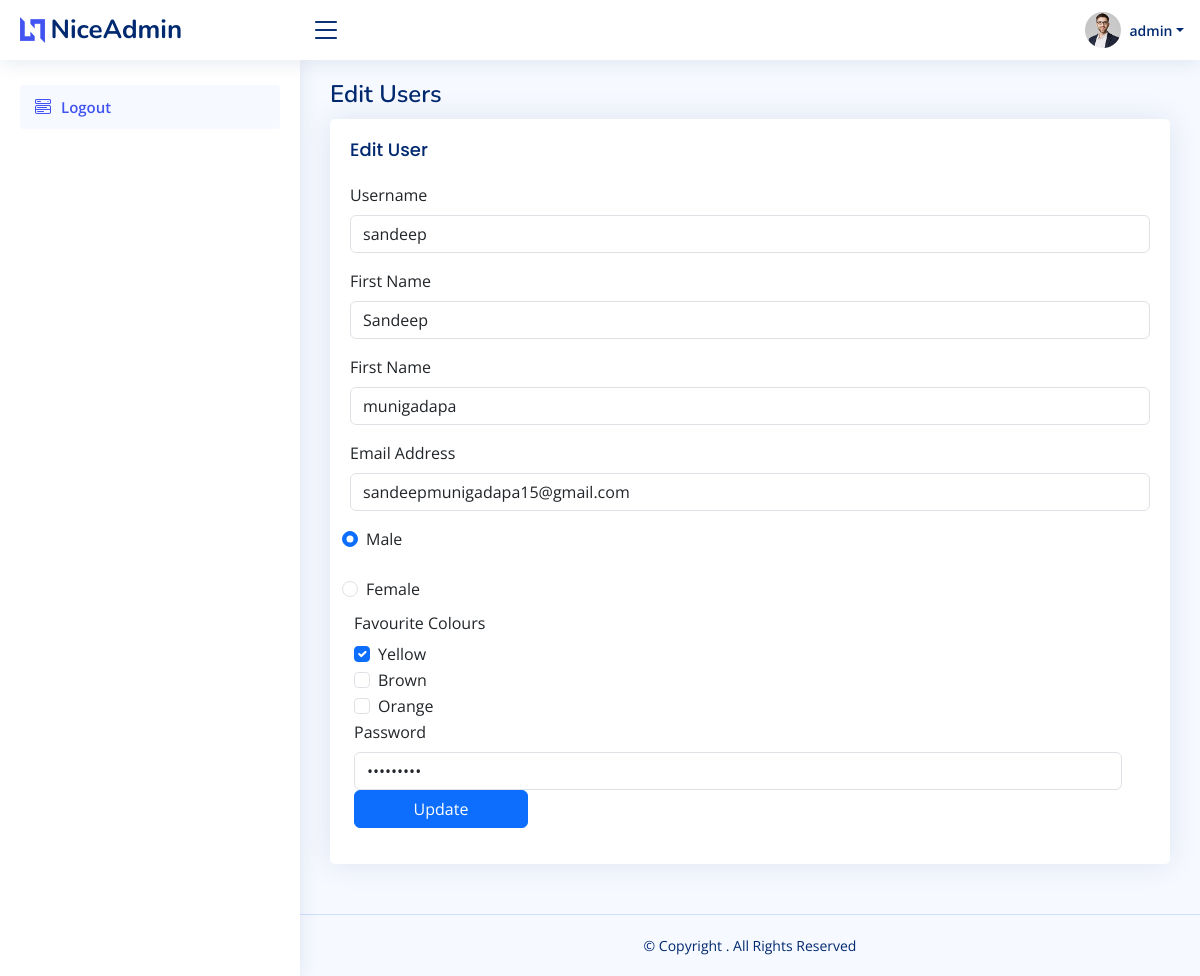
The page /edit_user.php?user_id=6 (signed in) on the database its author committed.
### tables this page shows
CREATE TABLE `users` (
  `id` int(11) NOT NULL,
  `first_name` varchar(255) NOT NULL,
  `last_name` varchar(255) NOT NULL,
  `email_id` varchar(255) NOT NULL,
  `gender` varchar(255) NOT NULL,
  `fav_colors` text NOT NULL,
  `user_name` text NOT NULL,
  `password` varchar(255) NOT NULL,
  `role` int(11) NOT NULL,
  `datetime` datetime NOT NULL,
  `is_exist` int(11) NOT NULL DEFAULT 1
);

### edit_user.php (the view, shortened to what this page needs)
<!DOCTYPE html>
<html lang="en">
<?php include('dbconfig.php');?>
<?php include('head.php');
$user_id = $_GET['user_id'];
?>
<body>
  <?php include('header.php');?>
  <?php include('sidebar.php');?>
  <main id="main" class="main">
    <div class="pagetitle">
      <h1>Edit Users</h1>
    </div>
    <section class="section">
      <div class="row">
        <div class="col-lg-12">
          <div class="card">
            <div class="card-body">
              <?php
              $sql="SELECT * FROM users WHERE id='$user_id'";
              $res = mysqli_query($db,$sql);
              $row = mysqli_fetch_assoc($res);
              $color = $row['fav_colors'];
              $each_color = explode(',',$color);
              ?>
<h5 class="card-title">Edit User</h5>
              <form class="row g-3" method="post">
            <div class="col-12">
                <label for="yourUsername" class="form-label">Username</label>
                <div class="input-group">
                  <input type="text" placeholder="Enter User Name" value="<?php echo $row['user_name'];?>" name="u_user_name" class="form-control" id="yourUsername" required>
                </div>
              </div>
              <div class="col-12">
                <label for="yourName" class="form-label">First Name</label>
                <input type="text" value="<?php echo $row['first_name'];?>" name="u_first_name" placeholder="Enter First Name"  class="form-control" id="yourName" required>
              </div>
              <div class="col-12">
                <label for="yourName" class="form-label">First Name</label>
                <input type="text" value="<?php echo $row['last_name'];?>" name="u_last_name" placeholder="Enter Last Name"  class="form-control" id="yourName" required>
              </div>
              <div class="col-12">
                <label for="yourEmail" class="form-label">Email Address</label>
                <input type="email" value="<?php echo $row['email_id'];?>" placeholder="Enter Your Email" name="u_email_id" class="form-control" id="yourEmail" required>
              </div>
                      <div class="form-check">
                        <label for="yourEmail" class="form-label">Male</label>
                        <input class="form-check-input" type="radio" name="u_gender" value="Male" <?php if($row['gender']=='Male'){echo 'Checked';}?>>
                      </div>
                      <div class="form-check">
                        <label for="yourEmail" class="form-label">Female</label>
                        <input class="form-check-input" type="radio" name="u_gender" value="Female" <?php if($row['gender']=='Female'){echo 'Checked';}?>>
                      </div>
                      <div class="row mb-3">
                      <legend class="col-form-label pt-0">Favourite Colours</legend>
                      <div class="col-sm-10">
                      <div class="form-check">
                      <label class="form-check-label">
                        Yellow
                        </label>
                        <input class="form-check-input" name="u_fav_colors[]"
                       value="Yellow"
                          <?php if(in_array("Yellow",$each_color)){echo 'Checked';}?>
                        type="checkbox" id="gridCheck2" >
                      </div>
                      <div class="form-check">
                      <label class="form-check-label">
                        Brown
                        </label>
                        <input class="form-check-input" name="u_fav_colors[]"
                       value="Brown"
                          <?php if(in_array("Brown",$each_color)){echo 'Checked';}?>
                        type="checkbox" id="gridCheck2" >
                      </div>
                      <div class="form-check">
<label class="form-check-label" for="gridCheck2">
Orange
  </label>
  <input class="form-check-input" name="u_fav_colors[]"
 value="Orange"
    <?php if(in_array("Orange",$each_color)){echo 'Checked';}?>
  type="checkbox" id="gridCheck2" >
</div>
                  </div>
              <div class="col-12">
                <label for="yourPassword"  class="form-label">Password</label>
                <input type="password" value="<?php echo $row['password'];?>" placeholder="Enter Password" name="u_password" class="form-control" id="yourPassword" required>
              </div>
              <div class="col-3">
                <button class="btn btn-primary w-100" type="submit" name="update">Update</button>
              </div>
            </form>
            </div>
          </div>
        </div>
      </div>
    </section>
  </main>
  <?php include('footer.php');?>
</body>
</html>

### assets/css/style.css (style rules this page uses)
:root { scroll-behavior: smooth; }
body { font-family: "Open Sans", sans-serif; background: #f6f9ff; color: #444444; }
h1, h2, h3, h4, h5, h6 { font-family: "Nunito", sans-serif; }
#main { margin-top: 60px; padding: 20px 30px; transition: all 0.3s; }
.pagetitle { margin-bottom: 10px; }
.pagetitle h1 { font-size: 24px; margin-bottom: 0; font-weight: 600; color: #012970; }
.card { margin-bottom: 30px; border: none; border-radius: 5px; box-shadow: 0px 0 30px rgba(1, 41, 112, 0.1); }
.card-title { padding: 20px 0 15px 0; font-size: 18px; font-weight: 500; color: #012970; font-family: "Poppins", sans-serif; }
.card-body { padding: 0 20px 20px 20px; }
@media (min-width: 1200px) { #main, #footer { margin-left: 300px; } }

### rows shown on the page
users: u_user_name "sandeep", u_first_name "Sandeep", u_last_name "munigadapa", u_email_id "sandeepmunigadapa15@gmail.com", gender "☑", fav_colors "☑"

### other values the page prints
$_SESSION['user_name'] "admin"
